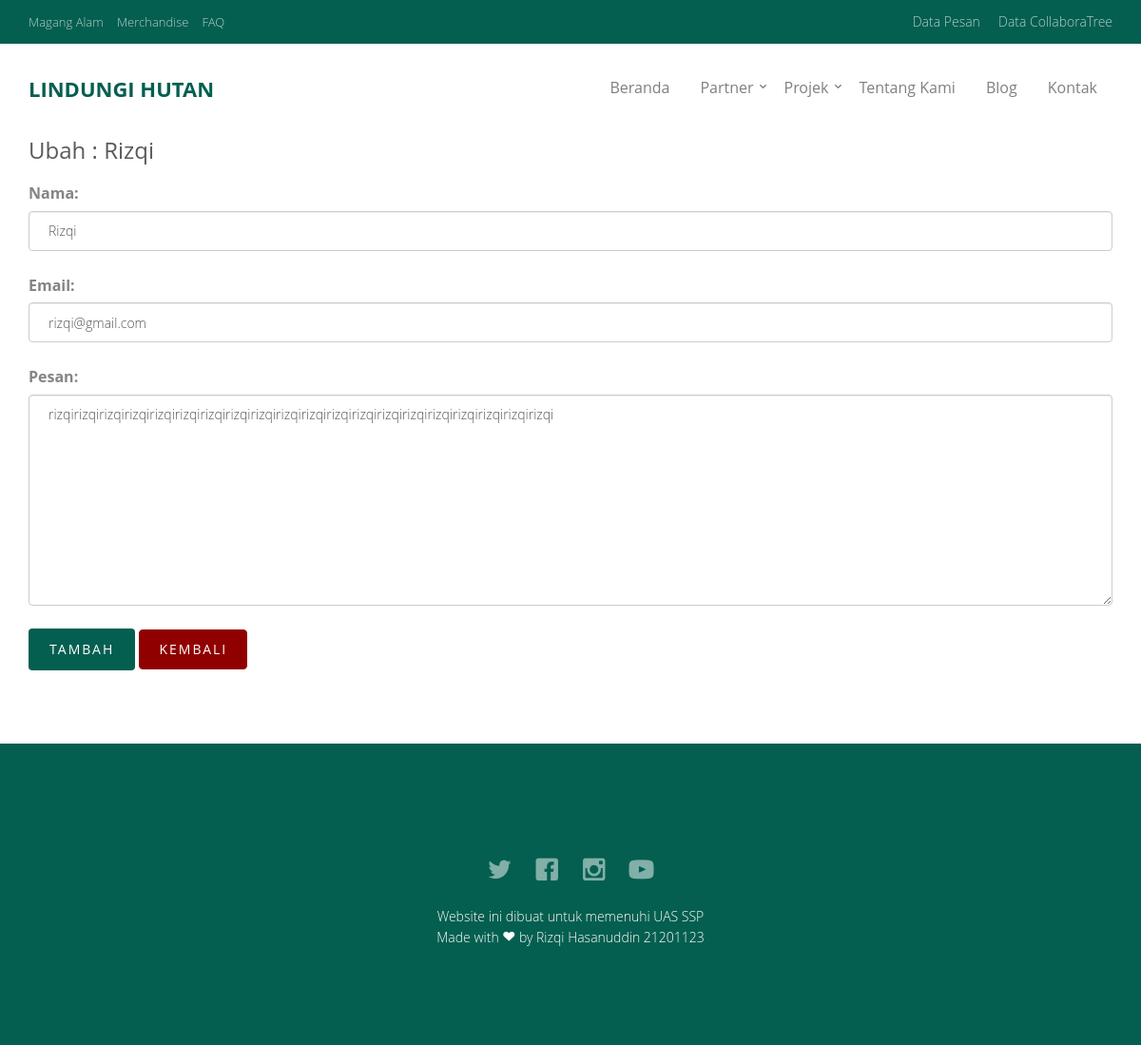
Page /ubah_psn/6 on the committed database.
### pesan/models.py (models this page shows, shortened)
class Pesan(models.Model):
    nama = models.CharField(max_length=50)
    email = models.EmailField()
    pesan = models.CharField(max_length=250)
    waktu_posting = models.DateTimeField(auto_now_add=True)

### pesan/views.py (the view)
# urls.py: path('ubah_psn/<int:id_pesan>', ubah_psn, name='ubah_psn'),
def ubah_psn(request, id_pesan):
    titlenya = "Ubah Pesan"
    pesans = Pesan.objects.get(id=id_pesan)
    if request.POST:
        pesan = FormPesan(request.POST, instance=pesans)
        if pesan.is_valid():
            pesan.save()
            messages.success(request, "Data Berhasil diubah")
            return redirect('ubah_psn', id_pesan=id_pesan)
    else:
        pesan = FormPesan(instance=pesans)
        konteks = {
            'pesan': pesan,
            'pesans': pesans,
            'title': titlenya,
        }
    return render(request, 'ubah_psn.html', konteks)

### pesan/forms.py
class FormPesan(ModelForm):
    nama = forms.CharField(widget=forms.TextInput(attrs={'class': 'form-control',
                           'placeholder': 'Nama'}))
    email = forms.EmailField(widget=forms.EmailInput(attrs={'class': 'form-control',
                           'placeholder': 'Email'}))
    pesan = forms.CharField(widget=forms.Textarea(attrs={'class': 'form-control',
                           'placeholder': 'Pesan'}))
    class Meta:
        model = Pesan
        fields = '__all__'

### templates/ubah_psn.html (shortened to what this page needs)
 {% extends 'base.html' %} {% block content %}
<section id="form">
  <div class="container">
    <div class="row">
      <div class="col-md-12">
        <h3 style="margin:10px 0px 20px 0px;">Ubah : {{ pesans.nama }}</h3>
        <form action="{% url 'ubah_psn' pesans.id %}" method="post">
          {% csrf_token %} {{pesan.as_p}}
          <button type="submit" class="btn btn-primary">Tambah</button>
          <a href="/Vpsn" class="btn btn-danger">Kembali</a>
        </form>
        <br /><br /><br />
      </div>
    </div>
  </div>
</section>
{% endblock %}

### static/css/style.css (style rules this page uses)
body { font-family: "Open Sans", Arial, sans-serif; line-height: 1.6; font-size: 16px; background: #fff; color: #848484; font-weight: 300; overflow-x: hidden; }
a { color: #045f50; -webkit-transition: 0.5s, ease; -o-transition: 0.5s, ease; transition: 0.5s, ease; }
p, ul, ol { margin-bottom: 1.5em; font-size: 16px; color: #848484; font-family: "Open Sans", Arial, sans-serif; }
h1, h2, h3, h4, h5, h6 { color: #5a5a5a; font-family: "Open Sans", Arial, sans-serif; font-weight: 400; margin: 0 0 30px 0; }
.btn { -webkit-transition: 0.3s; -o-transition: 0.3s; transition: 0.3s; }
.btn { text-transform: uppercase; letter-spacing: 2px; -webkit-transition: 0.3s; -o-transition: 0.3s; transition: 0.3s; }
.btn.btn-primary { background: #045f50; color: #fff; border: none !important; border: 2px solid transparent !important; }

### rows in the picture
Pesan: nama "Rizqi", email "rizqi@gmail.com", pesan "rizqirizqirizqirizqirizqirizqirizqirizqirizqirizqirizqirizqirizqirizqirizqirizqirizqirizqirizqirizqi"
